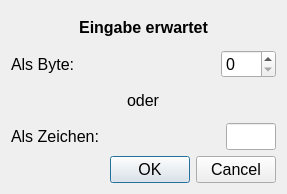
<?xml version="1.0" encoding="UTF-8"?>
<ui version="4.0">
 <class>BFInput</class>
 <widget class="QDialog" name="BFInput">
  <property name="geometry">
   <rect>
    <x>0</x>
    <y>0</y>
    <width>287</width>
    <height>194</height>
   </rect>
  </property>
  <property name="font">
   <font>
    <pointsize>12</pointsize>
   </font>
  </property>
  <property name="windowTitle">
   <string>Dialog</string>
  </property>
  <layout class="QVBoxLayout" name="verticalLayout">
   <item>
    <widget class="QLabel" name="label">
     <property name="font">
      <font>
       <pointsize>12</pointsize>
       <weight>75</weight>
       <bold>true</bold>
      </font>
     </property>
     <property name="text">
      <string>Eingabe erwartet</string>
     </property>
     <property name="alignment">
      <set>Qt::AlignCenter</set>
     </property>
    </widget>
   </item>
   <item>
    <layout class="QHBoxLayout" name="horizontalLayout">
     <item>
      <widget class="QLabel" name="label_2">
       <property name="text">
        <string>Als Byte:</string>
       </property>
      </widget>
     </item>
     <item>
      <spacer name="horizontalSpacer_3">
       <property name="orientation">
        <enum>Qt::Horizontal</enum>
       </property>
       <property name="sizeHint" stdset="0">
        <size>
         <width>40</width>
         <height>20</height>
        </size>
       </property>
      </spacer>
     </item>
     <item>
      <widget class="QSpinBox" name="byte_value">
       <property name="maximum">
        <number>255</number>
       </property>
      </widget>
     </item>
    </layout>
   </item>
   <item>
    <layout class="QHBoxLayout" name="horizontalLayout_2">
     <item>
      <spacer name="horizontalSpacer">
       <property name="orientation">
        <enum>Qt::Horizontal</enum>
       </property>
       <property name="sizeHint" stdset="0">
        <size>
         <width>40</width>
         <height>20</height>
        </size>
       </property>
      </spacer>
     </item>
     <item>
      <widget class="QLabel" name="label_3">
       <property name="text">
        <string>oder</string>
       </property>
      </widget>
     </item>
     <item>
      <spacer name="horizontalSpacer_2">
       <property name="orientation">
        <enum>Qt::Horizontal</enum>
       </property>
       <property name="sizeHint" stdset="0">
        <size>
         <width>40</width>
         <height>20</height>
        </size>
       </property>
      </spacer>
     </item>
    </layout>
   </item>
   <item>
    <layout class="QHBoxLayout" name="horizontalLayout_3">
     <item>
      <widget class="QLabel" name="label_4">
       <property name="text">
        <string>Als Zeichen:</string>
       </property>
      </widget>
     </item>
     <item>
      <spacer name="horizontalSpacer_4">
       <property name="orientation">
        <enum>Qt::Horizontal</enum>
       </property>
       <property name="sizeHint" stdset="0">
        <size>
         <width>40</width>
         <height>20</height>
        </size>
       </property>
      </spacer>
     </item>
     <item>
      <widget class="QLineEdit" name="ascii_value">
       <property name="maximumSize">
        <size>
         <width>50</width>
         <height>16777215</height>
        </size>
       </property>
       <property name="maxLength">
        <number>1</number>
       </property>
      </widget>
     </item>
    </layout>
   </item>
   <item>
    <widget class="QDialogButtonBox" name="button_box">
     <property name="orientation">
      <enum>Qt::Horizontal</enum>
     </property>
     <property name="standardButtons">
      <set>QDialogButtonBox::Cancel|QDialogButtonBox::Ok</set>
     </property>
    </widget>
   </item>
  </layout>
 </widget>
 <resources/>
 <connections>
  <connection>
   <sender>button_box</sender>
   <signal>accepted()</signal>
   <receiver>BFInput</receiver>
   <slot>accept()</slot>
   <hints>
    <hint type="sourcelabel">
     <x>248</x>
     <y>254</y>
    </hint>
    <hint type="destinationlabel">
     <x>157</x>
     <y>274</y>
    </hint>
   </hints>
  </connection>
  <connection>
   <sender>button_box</sender>
   <signal>rejected()</signal>
   <receiver>BFInput</receiver>
   <slot>reject()</slot>
   <hints>
    <hint type="sourcelabel">
     <x>316</x>
     <y>260</y>
    </hint>
    <hint type="destinationlabel">
     <x>286</x>
     <y>274</y>
    </hint>
   </hints>
  </connection>
 </connections>
</ui>
